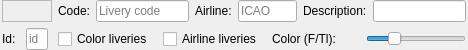
<?xml version="1.0" encoding="UTF-8"?>
<ui version="4.0">
 <class>CLiveryFilterBar</class>
 <widget class="QFrame" name="CLiveryFilterBar">
  <property name="geometry">
   <rect>
    <x>0</x>
    <y>0</y>
    <width>453</width>
    <height>49</height>
   </rect>
  </property>
  <property name="maximumSize">
   <size>
    <width>16777215</width>
    <height>50</height>
   </size>
  </property>
  <property name="windowTitle">
   <string>Livery filter</string>
  </property>
  <layout class="QVBoxLayout" name="vl_LiveryFilterBar">
   <property name="leftMargin">
    <number>2</number>
   </property>
   <property name="topMargin">
    <number>0</number>
   </property>
   <property name="rightMargin">
    <number>2</number>
   </property>
   <property name="bottomMargin">
    <number>0</number>
   </property>
   <item>
    <widget class="QWidget" name="wi_Top" native="true">
     <layout class="QHBoxLayout" name="hl_Top">
      <property name="leftMargin">
       <number>0</number>
      </property>
      <property name="topMargin">
       <number>0</number>
      </property>
      <property name="rightMargin">
       <number>0</number>
      </property>
      <property name="bottomMargin">
       <number>0</number>
      </property>
      <item>
       <widget class="swift::gui::filters::CFilterBarButtons" name="filter_Buttons">
        <property name="minimumSize">
         <size>
          <width>50</width>
          <height>0</height>
         </size>
        </property>
        <property name="frameShape">
         <enum>QFrame::StyledPanel</enum>
        </property>
        <property name="frameShadow">
         <enum>QFrame::Raised</enum>
        </property>
       </widget>
      </item>
      <item>
       <widget class="QLabel" name="lbl_LiveryCode">
        <property name="text">
         <string>Code:</string>
        </property>
       </widget>
      </item>
      <item>
       <widget class="QLineEdit" name="le_LiveryCode">
        <property name="placeholderText">
         <string>Livery code</string>
        </property>
       </widget>
      </item>
      <item>
       <widget class="QLabel" name="lbl_AirlineIcaoCode">
        <property name="text">
         <string>Airline:</string>
        </property>
       </widget>
      </item>
      <item>
       <widget class="QLineEdit" name="le_AirlineIcaoCode">
        <property name="maximumSize">
         <size>
          <width>75</width>
          <height>16777215</height>
         </size>
        </property>
        <property name="placeholderText">
         <string>ICAO</string>
        </property>
       </widget>
      </item>
      <item>
       <widget class="QLabel" name="lbl_Description">
        <property name="text">
         <string>Description:</string>
        </property>
       </widget>
      </item>
      <item>
       <widget class="QLineEdit" name="le_Description"/>
      </item>
     </layout>
    </widget>
   </item>
   <item>
    <widget class="QWidget" name="wi_Bottom" native="true">
     <layout class="QHBoxLayout" name="hl_Bottom">
      <property name="spacing">
       <number>10</number>
      </property>
      <property name="leftMargin">
       <number>0</number>
      </property>
      <property name="topMargin">
       <number>0</number>
      </property>
      <property name="rightMargin">
       <number>0</number>
      </property>
      <property name="bottomMargin">
       <number>0</number>
      </property>
      <item>
       <widget class="QLabel" name="lbl_Id">
        <property name="text">
         <string>Id:</string>
        </property>
       </widget>
      </item>
      <item>
       <widget class="QLineEdit" name="le_Id">
        <property name="maximumSize">
         <size>
          <width>50</width>
          <height>16777215</height>
         </size>
        </property>
        <property name="placeholderText">
         <string>id</string>
        </property>
       </widget>
      </item>
      <item>
       <widget class="QCheckBox" name="cb_Colors">
        <property name="text">
         <string>Color liveries</string>
        </property>
       </widget>
      </item>
      <item>
       <widget class="QCheckBox" name="cb_Airlines">
        <property name="text">
         <string>Airline liveries</string>
        </property>
       </widget>
      </item>
      <item>
       <widget class="QLabel" name="lbl_Color">
        <property name="text">
         <string>Color (F/Tl):</string>
        </property>
       </widget>
      </item>
      <item>
       <widget class="swift::gui::components::CColorSelector" name="color_Fuselage">
        <property name="frameShape">
         <enum>QFrame::StyledPanel</enum>
        </property>
        <property name="frameShadow">
         <enum>QFrame::Raised</enum>
        </property>
       </widget>
      </item>
      <item>
       <widget class="swift::gui::components::CColorSelector" name="color_Tail">
        <property name="frameShape">
         <enum>QFrame::StyledPanel</enum>
        </property>
        <property name="frameShadow">
         <enum>QFrame::Raised</enum>
        </property>
       </widget>
      </item>
      <item>
       <widget class="QSlider" name="hs_ColorDistance">
        <property name="minimumSize">
         <size>
          <width>100</width>
          <height>0</height>
         </size>
        </property>
        <property name="toolTip">
         <string>Color distance</string>
        </property>
        <property name="maximum">
         <number>100</number>
        </property>
        <property name="singleStep">
         <number>5</number>
        </property>
        <property name="value">
         <number>25</number>
        </property>
        <property name="orientation">
         <enum>Qt::Horizontal</enum>
        </property>
       </widget>
      </item>
     </layout>
    </widget>
   </item>
  </layout>
 </widget>
 <customwidgets>
  <customwidget>
   <class>swift::gui::filters::CFilterBarButtons</class>
   <extends>QFrame</extends>
   <header>gui/filters/filterbarbuttons.h</header>
   <container>1</container>
  </customwidget>
  <customwidget>
   <class>swift::gui::components::CColorSelector</class>
   <extends>QFrame</extends>
   <header>gui/components/colorselector.h</header>
   <container>1</container>
  </customwidget>
 </customwidgets>
 <tabstops>
  <tabstop>le_LiveryCode</tabstop>
  <tabstop>le_AirlineIcaoCode</tabstop>
  <tabstop>le_Description</tabstop>
  <tabstop>le_Id</tabstop>
  <tabstop>cb_Colors</tabstop>
  <tabstop>cb_Airlines</tabstop>
  <tabstop>hs_ColorDistance</tabstop>
 </tabstops>
 <resources/>
 <connections/>
</ui>
